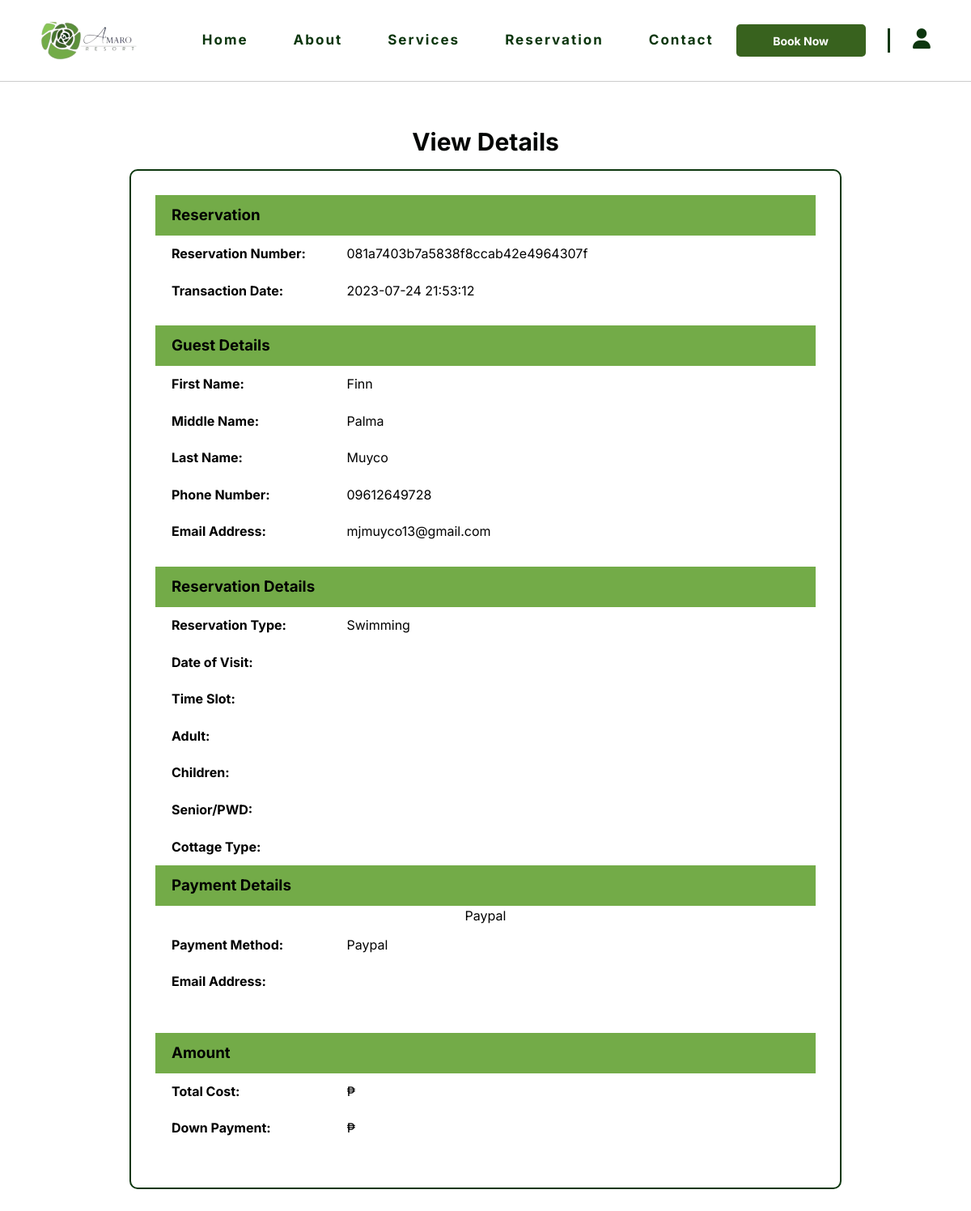
Screenshot of /details.php?reservation_id=081a7403b7a5838f8ccab42e4964307f with the database file from the repository.
### tables this page shows
CREATE TABLE `reservations` (
  `reservation_id` varchar(255) NOT NULL,
  `guest_id` int(11) NOT NULL,
  `reservation_type` enum('Swimming','Room','Event','') NOT NULL,
  `reservation_date` datetime NOT NULL,
  `payment_method` enum('GCash','Paypal','MasterCard','') NOT NULL,
  `total_cost` float NOT NULL,
  `down_payment` float NOT NULL,
  `payment_status` enum('Pending','Paid','Visited','Rated') NOT NULL
);

CREATE TABLE `guests` (
  `guest_id` int(11) NOT NULL,
  `first_name` varchar(100) NOT NULL,
  `middle_name` varchar(100) DEFAULT NULL,
  `last_name` varchar(100) NOT NULL,
  `phone_number` varchar(15) NOT NULL,
  `email_address` varchar(100) NOT NULL,
  `password` varchar(100) NOT NULL,
  `type` enum('User','Admin','','') NOT NULL,
  `creation_date` datetime NOT NULL DEFAULT current_timestamp(),
  `modification_date` date DEFAULT NULL
);

### details.php (the view, shortened to what this page needs)
<?php
require_once "includes/dbh.inc.php";
  if(isset($_GET['reservation_id'])){
    $reservation_id = $_GET['reservation_id'];
    $query = "SELECT * FROM reservations WHERE reservation_id = ?";
    $stmt = $pdo->prepare($query);
    $stmt->execute([$reservation_id]);
    $result = $stmt->fetch(PDO::FETCH_ASSOC);
    if($result) {
      $reservation_id = $result["reservation_id"];
      $guest_id = $result["guest_id"];
      $res_type = $result["reservation_type"];
      $date_created = $result["reservation_date"];
      $paymentMethod = $result["payment_method"];
  }
  $query = "SELECT * FROM guests WHERE guest_id = ?";
  $stmt = $pdo->prepare($query);
  $stmt->execute([$guest_id]);
  $result = $stmt->fetch(PDO::FETCH_ASSOC);
  if($result) {
    $firstname = $result["first_name"];
    $middlename = $result["middle_name"];
    $lastname = $result["last_name"];
    $phonenumber = $result["phone_number"];
    $emailaddress = $result["email_address"];
  }
}
?>
<!DOCTYPE html>
<html lang="en">
  <head>
    <link rel="stylesheet" href="css/details.css" />
  </head>
  <body>
    <section id="navBar" class="page-section active">
      <div class="nav" id="nav">
        <div class="site-nav">
          <div class="site-name" id="site-name">
            <img
              src="css/page-images/AmaroResort.png"
              alt="logo"
              class="logo"
            />
          </div>
          <div class="nav-bar" id="navbar">
            <a class="navBar" href="index.php"> Home </a>
            <a class="navBar" href="about.html"> About </a>
            <a class="navBar" href="services.html"> Services </a>
            <a class="navBar" href="reservation.html"> Reservation </a>
            <a class="navBar" href="contact.html"> Contact </a>
          </div>
          <a href="reservation.html" id="book-button">
            <button type="button" class="book-btn">Book Now</button>
          </a>
          <div class="vl"></div>
          <span><i class="fas fa-user" id="user"></i></span>
        </div>
      </div>
    </section>
    <section id="bookingSummary">
      <div class="summary-container">
        <span class="section-phrase">View Details</span>
        <div class="booking-summary-container">
          <div class="details-container">
            <div class="section-title"><h3>Reservation</h3></div>
            <div class="section-details">
              <span>Reservation Number: </span>
              <p><?php echo $reservation_id ?></p>
            </div>
            <div class="section-details">
              <span>Transaction Date:</span>
              <p><?php echo $date_created ?></p>
            </div>
          </div>
          <div class="details-container">
            <div class="section-title"><h3>Guest Details</h3></div>
            <div class="section-details">
              <span>First Name:</span>
              <p><?php echo $firstname ?></p>
            </div>
            <div class="section-details">
              <span>Middle Name:</span>
              <p><?php echo $middlename ?></p>
            </div>
            <div class="section-details">
              <span>Last Name:</span>
              <p><?php echo $lastname ?></p>
            </div>
            <div class="section-details">
              <span>Phone Number:</span>
              <p><?php echo $phonenumber ?></p>
            </div>
            <div class="section-details">
              <span>Email Address:</span>
              <p><?php echo $emailaddress ?></p>
            </div>
          </div>
          <div class="details-container">
            <div class="section-title"><h3>Reservation Details</h3></div>
            <?php if($res_type == "Swimming"): ?>
              <div class="section-details">
                <span>Reservation Type:</span>
                <p><?php echo $res_type ?></p>
              </div>
              <div class="section-details">
                <span>Date of Visit:</span>
              </div>
              <div class="section-details">
                <span>Time Slot:</span>
              </div>
              <div class="section-details">
                <span>Adult:</span>
              </div>
              <div class="section-details">
                <span>Children:</span>
              </div>
              <div class="section-details">
                <span>Senior/PWD:</span>
              </div>
              <div class="section-details">
                <span>Cottage Type:</span>
              </div>
            <?php endif; ?>
          <div class="details-container">
            <div class="section-title"><h3>Payment Details</h3></div>
              <?php if($paymentMethod == "Paypal"): ?>
                <?php  echo $paymentMethod; ?>
                <div class="section-details">
                  <span>Payment Method:</span>
                  <p><?php echo ucfirst($paymentMethod) ?></p>
                </div>
                <div class="section-details">
                  <span>Email Address:</span>
                </div>
              <?php endif; ?>
              </div>
          </div>
          <div class="details-container">
            <div class="section-title"><h3>Amount</h3></div>
            <div class="section-details">
              <span>Total Cost:</span>
              <p><?php echo '₱' .$totalcostNum ?></p>
            </div>
            <div class="section-details">
              <span>Down Payment:</span>
              <p><?php echo '₱' .$downpaymentNum ?></p>
            </div>
        </div>
      </div>
    </section>
  </body>
</html>

### css/details.css (style rules this page uses)
:root { --primary-button-clr: #38621E; --primary-btn-hover: #60814b; --secondary-button-clr: #FCFDFC; --background-clr: #E9F2EB; --accent-clr: #73AB48; --textlink-hover: #3d5e3e; --main-text-clr: #0C360E; --text-black-clr: #040605; --text-green-clr: #2A401C; }
* { box-sizing: border-box; padding: 0; margin: 0; font-family: 'Inter', sans-serif; }
html { scroll-behavior: smooth; }
body { line-height: 1.6; background-color: #fff; }
.section-phrase { color: var(--text-black-clr); font-weight: bold; font-size: 30px; text-align: center; margin-bottom: 10px; }
#bookingSummary { display: flex; margin: 50px; }
.summary-container { width: 100%; height: auto; color: #000; display: flex; flex-direction: column; align-items: center; justify-content: center; margin-bottom: 20px; text-align: center; }
.booking-summary-container { width: 80%; height: auto; border: 2px solid var(--main-text-clr); border-radius: 10px; padding: 30px; display: flex; flex-direction: column; align-items: center; justify-content: center; }
.section-title { width: 100%; background: var(--accent-clr); padding: 10px 10px 10px 20px; }
.booking-summary-container h3 { text-align: left; }
.details-container { width: 100%; margin-bottom: 20px; }
.section-details { width: 100%; padding: 10px 10px 10px 20px; display: flex; }
.section-details span { margin-right: 20px; font-weight: bold; width: 25%; text-align: left; }

### rows the page displays
reservations: reservation_id "081a7403b7a5838f8ccab42e4964307f", reservation_date "2023-07-24 21:53:12", reservation_type "Swimming", payment_method "Paypal"
guests: first_name "Finn", middle_name "Palma", last_name "Muyco", phone_number "09612649728", email_address "mjmuyco13@gmail.com"
